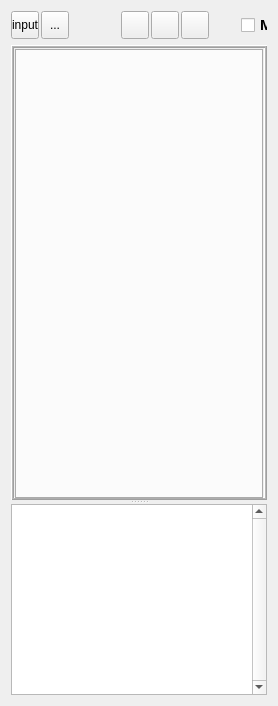
  <widget class="QWidget" name="centralwidget">
   <layout class="QVBoxLayout" name="verticalLayout_2">
    <item>
     <widget class="QFrame" name="frame">
      <property name="minimumSize">
       <size>
        <width>0</width>
        <height>28</height>
       </size>
      </property>
      <property name="maximumSize">
       <size>
        <width>16777215</width>
        <height>28</height>
       </size>
      </property>
      <property name="frameShape">
       <enum>QFrame::NoFrame</enum>
      </property>
      <property name="frameShadow">
       <enum>QFrame::Raised</enum>
      </property>
      <widget class="QToolButton" name="btnInput">
       <property name="geometry">
        <rect>
         <x>0</x>
         <y>0</y>
         <width>28</width>
         <height>28</height>
        </rect>
       </property>
       <property name="focusPolicy">
        <enum>Qt::TabFocus</enum>
       </property>
       <property name="toolTip">
        <string>Input dock</string>
       </property>
       <property name="layoutDirection">
        <enum>Qt::LeftToRight</enum>
       </property>
       <property name="text">
        <string>input</string>
       </property>
       <property name="icon">
        <iconset resource="ResourceFiles/icons.qrc">
         <normaloff>:/newPrefix/images/input.png</normaloff>:/newPrefix/images/input.png</iconset>
       </property>
       <property name="iconSize">
        <size>
         <width>18</width>
         <height>18</height>
        </size>
       </property>
      </widget>
      <widget class="QToolButton" name="btnOutput">
       <property name="geometry">
        <rect>
         <x>30</x>
         <y>0</y>
         <width>28</width>
         <height>28</height>
        </rect>
       </property>
       <property name="focusPolicy">
        <enum>Qt::TabFocus</enum>
       </property>
       <property name="toolTip">
        <string>Output dock</string>
       </property>
       <property name="text">
        <string>...</string>
       </property>
       <property name="icon">
        <iconset resource="ResourceFiles/icons.qrc">
         <normaloff>:/newPrefix/images/output.png</normaloff>:/newPrefix/images/output.png</iconset>
       </property>
       <property name="iconSize">
        <size>
         <width>18</width>
         <height>18</height>
        </size>
       </property>
      </widget>
      <widget class="QCheckBox" name="btn3D">
       <property name="geometry">
        <rect>
         <x>230</x>
         <y>0</y>
         <width>90</width>
         <height>28</height>
        </rect>
       </property>
       <property name="font">
        <font>
         <family>Arial</family>
         <pointsize>11</pointsize>
         <weight>75</weight>
         <italic>false</italic>
         <bold>true</bold>
         <underline>false</underline>
         <strikeout>false</strikeout>
        </font>
       </property>
       <property name="focusPolicy">
        <enum>Qt::TabFocus</enum>
       </property>
       <property name="acceptDrops">
        <bool>true</bool>
       </property>
       <property name="toolTip">
        <string>3D Model</string>
       </property>
       <property name="text">
        <string>Model</string>
       </property>
      </widget>
      <widget class="QCheckBox" name="chkBxBeam">
       <property name="geometry">
        <rect>
         <x>325</x>
         <y>0</y>
         <width>90</width>
         <height>29</height>
        </rect>
       </property>
       <property name="font">
        <font>
         <family>Arial</family>
         <pointsize>11</pointsize>
         <weight>75</weight>
         <bold>true</bold>
        </font>
       </property>
       <property name="focusPolicy">
        <enum>Qt::TabFocus</enum>
       </property>
       <property name="acceptDrops">
        <bool>true</bool>
       </property>
       <property name="toolTip">
        <string>Beam only</string>
       </property>
       <property name="text">
        <string>Beam</string>
       </property>
      </widget>
      <widget class="QCheckBox" name="chkBxCol">
       <property name="geometry">
        <rect>
         <x>420</x>
         <y>0</y>
         <width>101</width>
         <height>29</height>
        </rect>
       </property>
       <property name="font">
        <font>
         <family>Arial</family>
         <pointsize>11</pointsize>
         <weight>75</weight>
         <bold>true</bold>
        </font>
       </property>
       <property name="focusPolicy">
        <enum>Qt::TabFocus</enum>
       </property>
       <property name="acceptDrops">
        <bool>true</bool>
       </property>
       <property name="toolTip">
        <string>Column only</string>
       </property>
       <property name="text">
        <string>Column</string>
       </property>
      </widget>
      <widget class="QCheckBox" name="chkBxEndplate">
       <property name="geometry">
        <rect>
         <x>530</x>
         <y>0</y>
         <width>111</width>
         <height>29</height>
        </rect>
       </property>
       <property name="font">
        <font>
         <family>Arial</family>
         <pointsize>11</pointsize>
         <weight>75</weight>
         <bold>true</bold>
        </font>
       </property>
       <property name="focusPolicy">
        <enum>Qt::TabFocus</enum>
       </property>
       <property name="acceptDrops">
        <bool>true</bool>
       </property>
       <property name="toolTip">
        <string>Endplate only</string>
       </property>
       <property name="text">
        <string>End Plate</string>
       </property>
      </widget>
      <widget class="QToolButton" name="btn_front">
       <property name="geometry">
        <rect>
         <x>110</x>
         <y>0</y>
         <width>28</width>
         <height>28</height>
        </rect>
       </property>
       <property name="font">
        <font>
         <pointsize>10</pointsize>
         <weight>75</weight>
         <bold>true</bold>
        </font>
       </property>
       <property name="focusPolicy">
        <enum>Qt::TabFocus</enum>
       </property>
       <property name="acceptDrops">
        <bool>true</bool>
       </property>
       <property name="toolTip">
        <string>Front View</string>
       </property>
       <property name="text">
        <string/>
       </property>
       <property name="icon">
        <iconset resource="ResourceFiles/icons.qrc">
         <normaloff>:/newPrefix/images/Z-X.png</normaloff>:/newPrefix/images/Z-X.png</iconset>
       </property>
       <property name="iconSize">
        <size>
         <width>22</width>
         <height>22</height>
        </size>
       </property>
       <property name="checkable">
        <bool>true</bool>
       </property>
      </widget>
      <widget class="QToolButton" name="btn_top">
       <property name="geometry">
        <rect>
         <x>140</x>
         <y>0</y>
         <width>28</width>
         <height>28</height>
        </rect>
       </property>
       <property name="font">
        <font>
         <pointsize>10</pointsize>
         <weight>75</weight>
         <bold>true</bold>
        </font>
       </property>
       <property name="focusPolicy">
        <enum>Qt::TabFocus</enum>
       </property>
       <property name="acceptDrops">
        <bool>true</bool>
       </property>
       <property name="toolTip">
        <string>Top View</string>
       </property>
       <property name="text">
        <string/>
       </property>
       <property name="icon">
        <iconset resource="ResourceFiles/icons.qrc">
         <normaloff>:/newPrefix/images/X-Y.png</normaloff>:/newPrefix/images/X-Y.png</iconset>
       </property>
       <property name="iconSize">
        <size>
         <width>22</width>
         <height>23</height>
        </size>
       </property>
       <property name="checkable">
        <bool>true</bool>
       </property>
      </widget>
      <widget class="QToolButton" name="btn_side">
       <property name="geometry">
        <rect>
         <x>170</x>
         <y>0</y>
         <width>28</width>
         <height>28</height>
        </rect>
       </property>
       <property name="font">
        <font>
         <pointsize>10</pointsize>
         <weight>75</weight>
         <bold>true</bold>
        </font>
       </property>
       <property name="focusPolicy">
        <enum>Qt::TabFocus</enum>
       </property>
       <property name="acceptDrops">
        <bool>true</bool>
       </property>
       <property name="toolTip">
        <string>Side View</string>
       </property>
       <property name="text">
        <string/>
       </property>
       <property name="icon">
        <iconset resource="ResourceFiles/icons.qrc">
         <normaloff>:/newPrefix/images/Z-Y.png</normaloff>:/newPrefix/images/Z-Y.png</iconset>
       </property>
       <property name="iconSize">
        <size>
         <width>22</width>
         <height>22</height>
        </size>
       </property>
       <property name="checkable">
        <bool>true</bool>
       </property>
      </widget>
     </widget>
    </item>
    <item>
     <widget class="QSplitter" name="splitter">
      <property name="orientation">
       <enum>Qt::Vertical</enum>
      </property>
      <widget class="QFrame" name="frame_2">
       <property name="minimumSize">
        <size>
         <width>0</width>
         <height>100</height>
        </size>
       </property>
       <property name="frameShape">
        <enum>QFrame::Box</enum>
       </property>
       <property name="frameShadow">
        <enum>QFrame::Raised</enum>
       </property>
       <property name="lineWidth">
        <number>1</number>
       </property>
       <property name="midLineWidth">
        <number>1</number>
       </property>
       <layout class="QVBoxLayout" name="verticalLayout">
        <property name="leftMargin">
         <number>1</number>
        </property>
        <property name="topMargin">
         <number>1</number>
        </property>
        <property name="rightMargin">
         <number>1</number>
        </property>
        <property name="bottomMargin">
         <number>1</number>
        </property>
        <item>
         <widget class="QTabWidget" name="mytabWidget">
          <property name="minimumSize">
           <size>
            <width>0</width>
            <height>450</height>
           </size>
          </property>
          <property name="font">
           <font>
            <pointsize>8</pointsize>
           </font>
          </property>
          <property name="focusPolicy">
           <enum>Qt::NoFocus</enum>
          </property>
          <property name="styleSheet">
           <string notr="true">QTabBar::tab { height: 75px; width: 1px;  }</string>
          </property>
          <property name="tabPosition">
           <enum>QTabWidget::West</enum>
          </property>
          <property name="currentIndex">
           <number>-1</number>
          </property>
         </widget>
        </item>
       </layout>
      </widget>
      <widget class="QTextEdit" name="textEdit">
       <property name="minimumSize">
        <size>
         <width>0</width>
         <height>125</height>
        </size>
       </property>
       <property name="maximumSize">
        <size>
         <width>16777215</width>
         <height>16777215</height>
        </size>
       </property>
       <property name="verticalScrollBarPolicy">
        <enum>Qt::ScrollBarAlwaysOn</enum>
       </property>
       <property name="readOnly">
        <bool>true</bool>
       </property>
       <property name="overwriteMode">
        <bool>true</bool>
       </property>
      </widget>
     </widget>
    </item>
   </layout>
  </widget>
